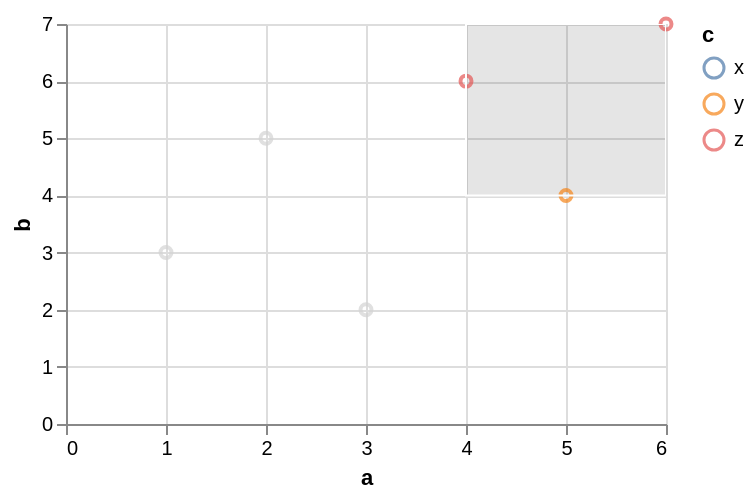

The specification (Vega-Lite) saved for this image:
### Vega-Lite specification from a JSON file in a GitHub repository (floating-point values rounded to 4 significant figures)
{"$schema": "https://vega.github.io/schema/vega-lite/v6.json", "data": {"values": [{"a": 1, "b": 3, "c": "x", "d": "2020-01-01"}, {"a": 2, "b": 5, "c": "y", "d": "2020-03-01"}, {"a": 3, "b": 2, "c": "x", "d": "2020-06-01"}, {"a": 4, "b": 6, "c": "z", "d": "2020-09-01"}, {"a": 5, "b": 4, "c": "y", "d": "2021-01-01"}, {"a": 6, "b": 7, "c": "z", "d": "2021-04-01"}]}, "width": 300, "height": 200, "params": [{"name": "brush", "select": "interval", "value": {"x": [4, 6], "y": [4, 7]}}], "mark": "point", "encoding": {"x": {"field": "a", "type": "quantitative"}, "y": {"field": "b", "type": "quantitative"}, "color": {"condition": {"param": "brush", "field": "c", "type": "nominal"}, "value": "lightgray"}}}
